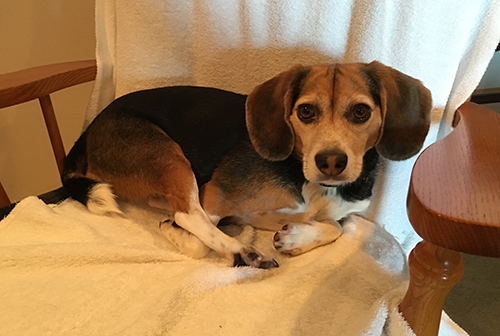
#> input picture openCV/datasets/beagle.png, 500 x 336 px, found by its file name
$ python 2.arithmetic.py
#> lines starting #> are read from the running program, lines starting #| are printed output that depends on the picture
"""
Arithmetic with images
"""

# Import required packages:
from google.colab.patches import cv2_imshow
import numpy as np
import cv2


# Load the original image:
image = cv2.imread('sample_data/beagle.png')
#> image is the input picture: shape (336, 500, 3); mean B, G, R 83, 120.9, 156.2

# Add 60 to every pixel on the image. The result will look lighter:
M = np.ones(image.shape, dtype="uint8") * 60
added_image = cv2.add(image, M)
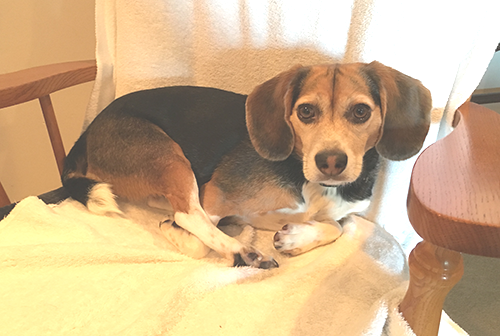
#> added_image: shape (336, 500, 3); mean B, G, R 139.2, 177.2, 205.2

# Subtract 60 from every pixel. The result will look darker:
subtracted_image = cv2.subtract(image, M)
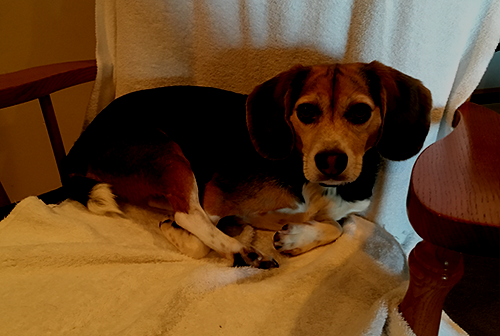
#> subtracted_image: shape (336, 500, 3); mean B, G, R 37.2, 67.8, 99.8

cv2_imshow(M)
cv2_imshow(image)
cv2_imshow(added_image)
cv2_imshow(subtracted_image)

$ run again, with openCV/datasets/dog_backpack.png copied over openCV/datasets/beagle.png
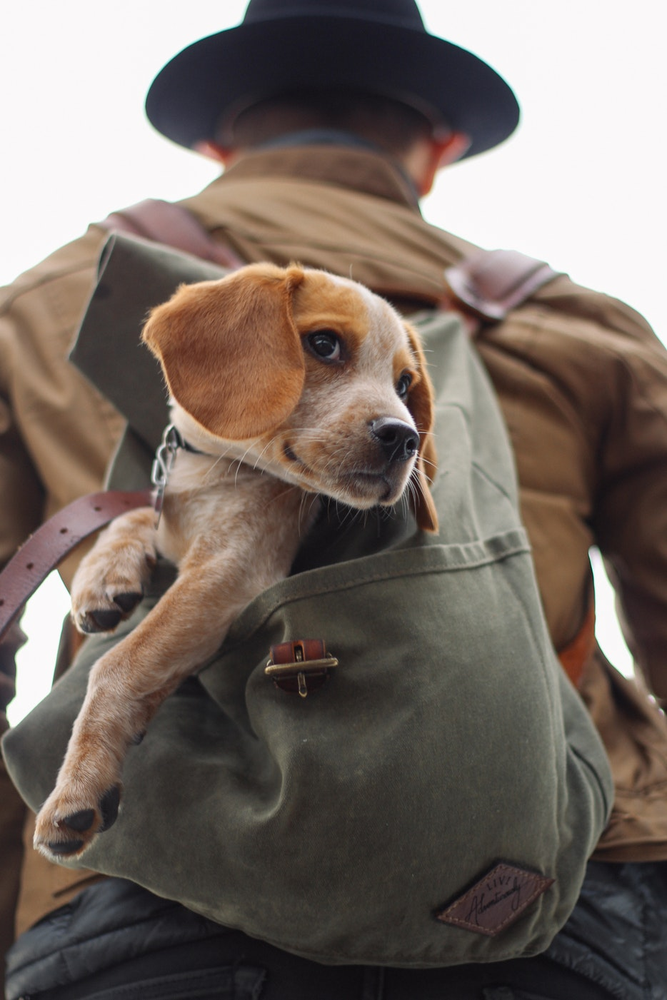
#> input picture openCV/datasets/dog_backpack.png, 667 x 1000 px, shrunk from 934 x 1401 before the run, found by its file name
#> image is the input picture: shape (1000, 667, 3); mean B, G, R 99.5, 106.7, 118.1
#> `added_image = cv2.add(image, M)`:
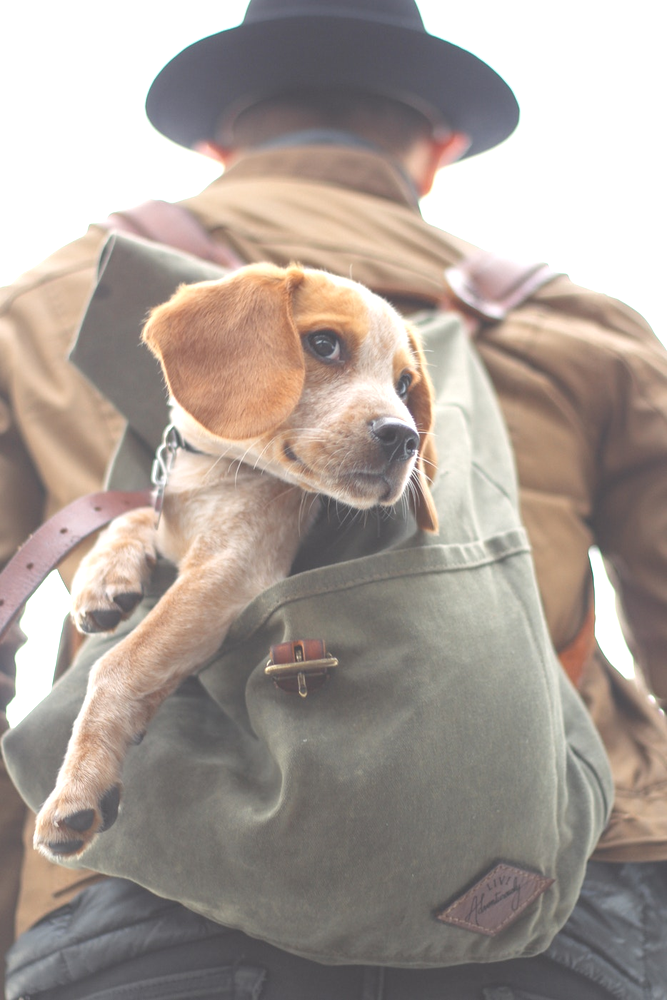
#> added_image: shape (1000, 667, 3); mean B, G, R 150.9, 158.1, 169
#> `subtracted_image = cv2.subtract(image, M)`:
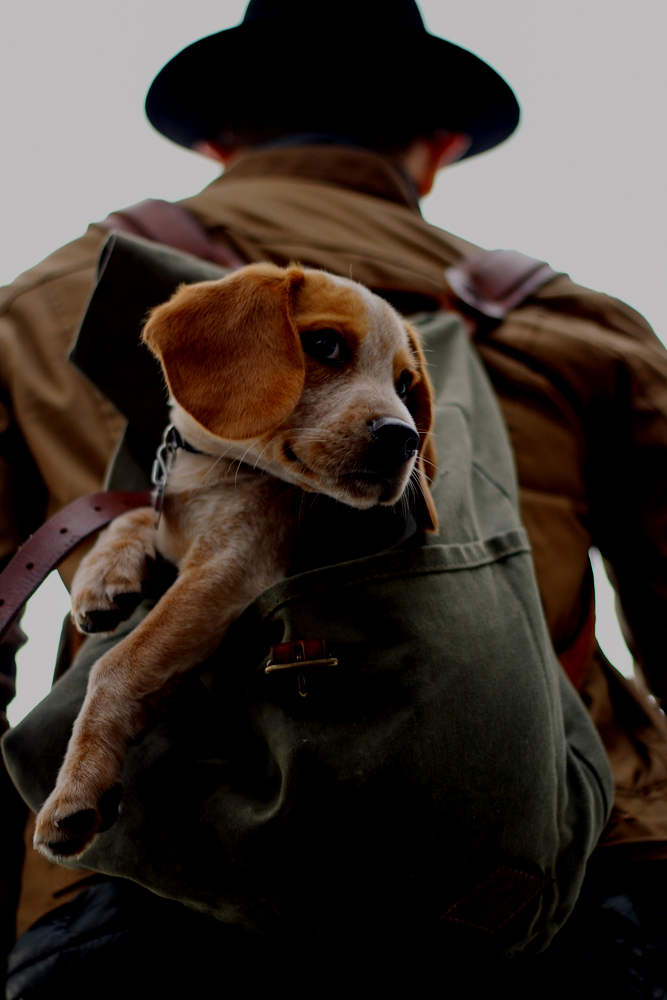
#> subtracted_image: shape (1000, 667, 3); mean B, G, R 46.9, 53.5, 63.4
